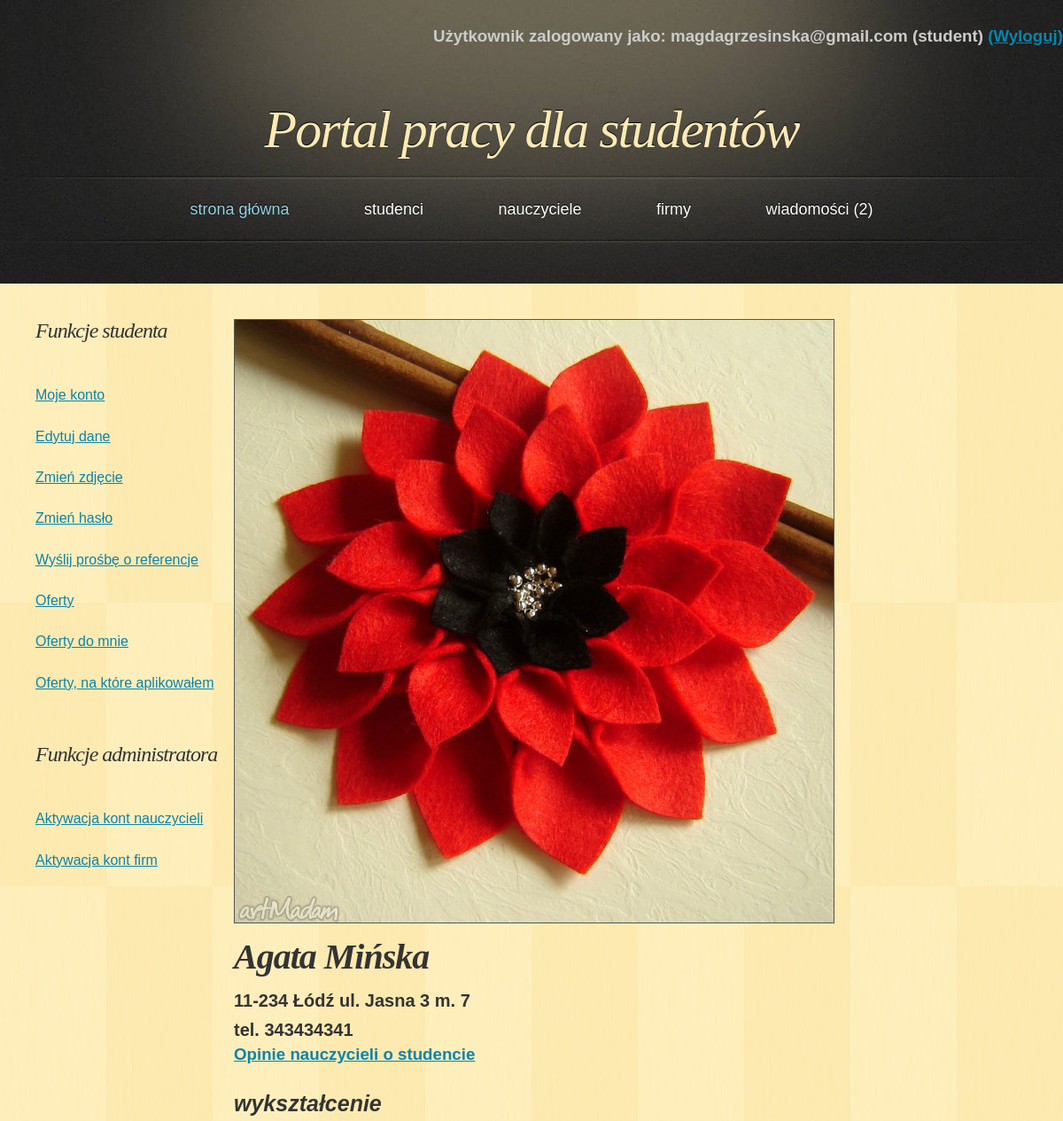
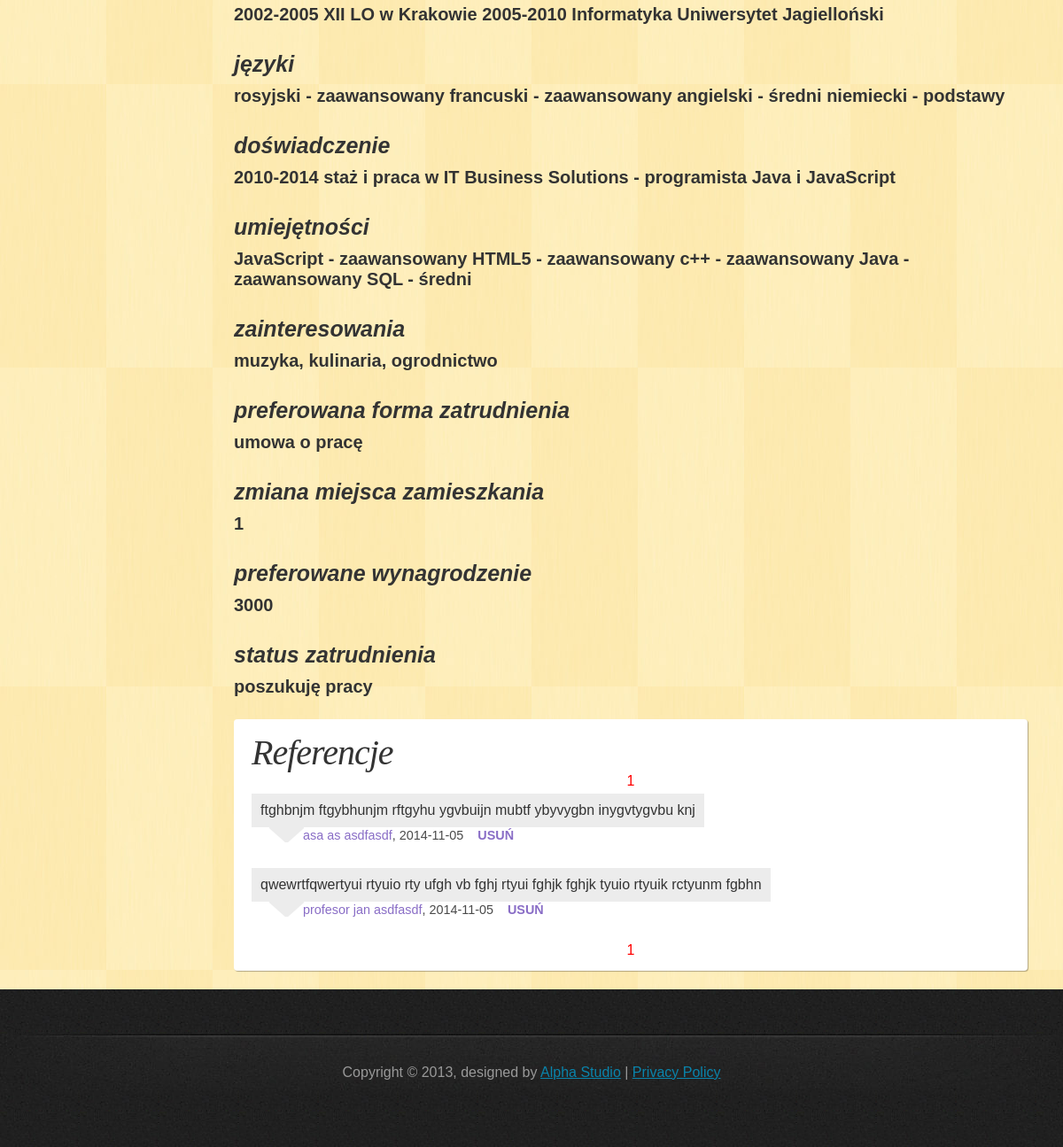
The page /PortalPracy/php/profile_student.php (signed in) on the database its author committed (2 pictures, top to bottom).
### tables this page shows
CREATE TABLE IF NOT EXISTS `student` (
  `student_id` int(11) NOT NULL AUTO_INCREMENT,
  `name` varchar(45) NOT NULL,
  `last_name` varchar(45) NOT NULL,
  `address` varchar(50) NOT NULL,
  `telephone` varchar(11) NOT NULL,
  `e_mail` varchar(50) NOT NULL,
  `password` varchar(100) NOT NULL,
  `education` text NOT NULL,
  `languages` text NOT NULL,
  `experience` text NOT NULL,
  `skills` text NOT NULL,
  `interest` text NOT NULL,
  `employment_form` text NOT NULL,
  `change_of_residence` tinyint(1) NOT NULL,
  `salary` float NOT NULL,
  `status` text NOT NULL,
  `account_creation_date` date NOT NULL,
  `is_admin` tinyint(1) NOT NULL DEFAULT '0',
  `photoname` varchar(30) NOT NULL,
  PRIMARY KEY (`student_id`)
);

CREATE TABLE IF NOT EXISTS `references` (
  `references_id` int(11) NOT NULL AUTO_INCREMENT,
  `student_id` int(11) NOT NULL,
  `teacher_id` int(11) NOT NULL,
  `content` text NOT NULL,
  `date` date NOT NULL,
  PRIMARY KEY (`references_id`),
  KEY `student_id` (`student_id`,`teacher_id`),
  KEY `teacher_id` (`teacher_id`)
);

CREATE TABLE IF NOT EXISTS `teacher` (
  `teacher_id` int(11) NOT NULL AUTO_INCREMENT,
  `name` varchar(45) NOT NULL,
  `last_name` varchar(45) NOT NULL,
  `academic_degree` varchar(45) NOT NULL,
  `telephone` int(11) NOT NULL,
  `e_mail` varchar(50) NOT NULL,
  `password` varchar(100) NOT NULL,
  `active` tinyint(1) NOT NULL,
  `account_creation_date` date NOT NULL,
  PRIMARY KEY (`teacher_id`)
);

### PortalPracy/php/classDatabase.php (called while the page is built, shortened)
<?php
class Database {
    private $db;
    function __construct() {
        $this->server = 'localhost';
        $this->user = 'root';
        $this->password = '';
        $this->basename = 'data_base';
        $this->db = new mysqli($this->server, $this->user, $this->password, $this->basename);
        if ($this->db->connect_error) {
            die('Blad polaczenia z baza danych (' . $this->db->connect_errno . ') ' . $this->db->connect_error);
        } else {
            $this->db->query("SET NAMES 'utf8'");
        }
    }
    function get_student_data($id) {
        if ($result = $this->db->query("SELECT * FROM `student` WHERE `student_id`='$id'")) {
            if ($result->num_rows == 0) {
                return false;
            } else {
                $obj = $result->fetch_object();
                $array = array();
                $array['name'] = $obj->name;
                $array['last_name'] = $obj->last_name;
                $array['address'] = $obj->address;
                $array['telephone'] = $obj->telephone;
                $array['education'] = $obj->education;
                $array['languages'] = $obj->languages;
                $array['experience'] = $obj->experience;
                $array['skills'] = $obj->skills;
                $array['interest'] = $obj->interest;
                $array['employment_form'] = $obj->employment_form;
                $array['change_of_residence'] = $obj->change_of_residence;
                $array['salary'] = $obj->salary;
                $array['status'] = $obj->status;
                $array['photoname'] = $obj->photoname;
                return $array;
            }
        }
    }
    function get_student_number() {
        if ($result = $this->db->query("SELECT * FROM `student`")) {
            $all = $result->num_rows;
        }
        return $all;
    }
    function get_references_list($start, $onpage, $student_id) {
        if ($result = $this->db->query("SELECT * FROM `references` r JOIN `teacher` t ON r.`teacher_id`=t.`teacher_id` WHERE `student_id`=$student_id ORDER BY `date` DESC, `references_id` DESC LIMIT $start, $onpage")) {
            return $result;
        }
    }
    function get_references_number($student_id) {
        if ($result = $this->db->query("SELECT * FROM `references` WHERE `student_id`=$student_id")) {
            $all_refs = $result->num_rows;
        }
        return $all_refs;
    }
}

### PortalPracy/php/profile_student.php (the view, shortened to what this page needs)
<!DOCTYPE html>
<html>
    <head>
        <link href="../css/style.css" rel="stylesheet" type="text/css" />
    </head>
    <body>
        <div id="header">
            <?php
            include_once 'classPage.php';
            $page = new Page;
            $page->dologinfo();
            ?>
            <h1><a href="index.php">Portal pracy dla studentów</a></h1>
        </div>
        <?php
        $page->domenu();
        ?>
        <div id="main">
            <div id="content">
                <?php
                if (isset($_SESSION['name'])) {
                    include_once 'classDatabase.php';
                    $db = new Database();
                    if (!isset($_GET["id"])) {
                        if ($_SESSION['usertype'] == 'student') {
                            $id = $_SESSION['id'];
                        } else {
                            $id = -1;
                        }
                    } else {
                        $id = $_GET['id'];
                    }
                    $allstudents = $db->get_student_number();
                    if ($id > $allstudents or $id == -1) {
                        echo "<h3>niepoprawny numer studenta</h3>";
                    } else {
                        $data = $db->get_student_data($id);
                        if($data == false) {
                            echo "<h3>Niepoprawny numer studenta (konto może być usunięte)</h3>";
                        } else {
                            echo "<div id='profile_description'>";
                            echo "<img src='../galery_student/" . $data['photoname'] . "' class='photo'/>";
                            echo "<h2 class='datas_list_name'>" . $data['name'] . " " . $data['last_name'] . "</h2>";
                            echo "<h3 class='datas_list'>" . $data['address'] . "</h3>";
                            echo "<h3 class='datas_list'>tel. " . $data['telephone'] . "</h3>";
                            echo "<h3><a href=#references>Opinie nauczycieli o studencie</a></h3>";
                            echo "<h3 class='datas_list2'>wykształcenie</h3>";
                            echo "<h3 class='datas_list'>" . $data['education'] . "</h3>";
                            echo "<h3 class='datas_list2'>języki</h3>";
                            echo "<h3 class='datas_list'>" . $data['languages'] . "</h3>";
                            echo "<h3 class='datas_list2'>doświadczenie</h3>";
                            echo "<h3 class='datas_list'>" . $data['experience'] . "</h3>";
                            echo "<h3 class='datas_list2'>umiejętności</h3>";
                            echo "<h3 class='datas_list'>" . $data['skills'] . "</h3>";
                            echo "<h3 class='datas_list2'>zainteresowania</h3>";
                            echo "<h3 class='datas_list'>" . $data['interest'] . "</h3>";
                            echo "<h3 class='datas_list2'>preferowana forma zatrudnienia</h3>";
                            echo "<h3 class='datas_list'>" . $data['employment_form'] . "</h3>";
                            echo "<h3 class='datas_list2'>zmiana miejsca zamieszkania</h3>";
                            echo "<h3 class='datas_list'>" . $data['change_of_residence'] . "</h3>";
                            echo "<h3 class='datas_list2'>preferowane wynagrodzenie</h3>";
                            echo "<h3 class='datas_list'>" . $data['salary'] . "</h3>";
                            echo "<h3 class='datas_list2'>status zatrudnienia</h3>";
                            echo "<h3 class='datas_list'>" . $data['status'] . "</h3>";
                            echo "</div>";
                            echo "<div id='references'>";
                            echo "<h2>Referencje</h2>";
                                ?>
                                <?php
                            $onpage = 2;
                            $all = $db->get_references_number($id);
                            $start = $page->dopaging($onpage, $all, "profile_student.php?id=$id&amp;");
                            $result = $db->get_references_list($start, $onpage, $id);
                            echo "<div id='shown_references'>";
                            while ($obj = $result->fetch_object()) {
                                include_once 'classReference.php';
                                $ref = Reference::make_new_to_display($obj->references_id,$obj->teacher_id, $obj->name, $obj->last_name, $obj->academic_degree, $obj->date, $obj->content);
                                echo $ref->display();
                            }
                            echo "</div>";
                            echo "</div>";
                        }
                    }
                }
                ?>
            </div>
            <div id="sidebar">
            </div>
            <div class="clearing">&nbsp;</div>
        </div>
    </body>
</html>

### PortalPracy/php/classReference.php (shortened to what this page needs)
<?php
include_once 'classDatabase.php';
class Reference {
    private $teacher_name;
    private $teacher_last_name;
    private $teacher_id;
    private $date;
    private $content;
    private $teacher_degree;
    private $reference_id;
    public static function make_new_to_display($reference_id, $teacher_id, $teacher_name, $teacher_last_name, $teacher_degree, $date, $content) {
        $obj = new Reference();
        $obj->set_reference_id($reference_id);
        $obj->set_teacher_id($teacher_id);
        $obj->set_teacher_name($teacher_name);
        $obj->set_teacher_last_name($teacher_last_name);
        $obj->set_teacher_degree($teacher_degree);
        $obj->set_date($date);
        $obj->set_content($content);
        return $obj;
    }
    function display() {
        $string = '';
        $string.= "<div class='commentbox' id='commentbox".$this->reference_id."'>";
        $string.= $this->content;
        $string.= "</div>";
        $string.= "<div class='commentfooter'>";
        $string.= "<a href='profile_teacher.php?id=" . $this->teacher_id . "'>" . $this->teacher_degree . " " . $this->teacher_name . " " . $this->teacher_last_name . "</a>, ";
        $string.= $this->date;
        if (isset($_SESSION['admin'])) {
            $string.="&nbsp;&nbsp;&nbsp; <a id='delete".$this->reference_id."' class='conspicuous' onclick='delete_reference(" . $this->reference_id . ")'>USUŃ</a>";
        }
        $string.= "</div>";
        return $string;
    }
    public function set_teacher_id($teacher_id) {
        $this->teacher_id = $teacher_id;
    }
    public function set_teacher_name($teacher_name) {
        $this->teacher_name = $teacher_name;
    }
    public function set_teacher_last_name($teacher_last_name) {
        $this->teacher_last_name = $teacher_last_name;
    }
    public function set_teacher_degree($teacher_degree) {
        $this->teacher_degree = $teacher_degree;
    }
    public function set_date($date) {
        $this->date = $date;
    }
    public function set_content($content) {
        $this->content = $content;
    }
    public function set_reference_id($reference_id) {
        $this->reference_id = $reference_id;
    }
}

### PortalPracy/css/style.css (style rules this page uses)
* { margin: 0; padding: 0; }
body { font: 16px "Trebuchet MS", Arial, Helvetica, sans-serif; color: #333333; background: #202020 url('../images/bg.jpg'); }
h1, h2 { font-family: Georgia, Times, serif; font-weight: normal; font-style: italic; }
h1 { font-size: 3em; letter-spacing: -2px; }
h2 { font-size: 2.5em; letter-spacing: -1px; }
a { text-decoration: underline; color: #0A84AC; }
img { border: 1px solid #555555; }
#header, #menu, #footer { margin: 0 auto; width: 1200px; }
#header { height: 197px; background: #202020 url('../images/header.jpg'); }
#header h1 { font-size: 60px; text-align: center; text-shadow: 0px -1px 1px #000000; color: #FDEAB5; padding-top: 60px; }
#header h1 a { text-decoration: none; color: #FDEAB5; }
#main { width: 1120px; margin: 0 auto 50px auto; padding: 40px 40px 0 40px; background: #FEEBB2 url('../images/main.jpg'); }
#content { float: right; width: 80%; padding: 0 0 20px 0; }
#sidebar { float: left; width: 20%; padding: 0 0 20px 0; }
.clearing { clear: both; height: 1px; overflow: hidden; }
.conspicuous { color: crimson; text-transform: uppercase; font-weight: bold; }
.datas_list { font-size: 20px; margin-top: 10px; margin-bottom: 5px; }
.datas_list2 { font-size: 25px; font-style: italic; margin-top: 30px; margin-bottom: 10px; }
.datas_list_name { font-size: 40px; font-weight: bold; margin-top: 10px; margin-bottom: 15px; }
#references, #comments { display: block; width: 100%; background: #fff; padding: 14px 20px; -webkit-border-radius: 4px; -moz-border-radius: 4px; border-radius: 4px; -webkit-box-shadow: 1px 1px 1px rgba(0,0,0,0.3); -moz-box-shadow: 1px 1px 1px rgba(0,0,0,0.3); box-shadow: 1px 1px 1px rgba(0,0,0,0.3); box-sizing: border-box; margin-top: 25px; }
#references a, #comments a { color: #896dc6; text-decoration: none; }
.commentbox { background-color: #ececec; padding: 10px; margin-top: 5px; width: max-content; }
.commentfooter { background: url(../images/arrow.gif) 20px 0 no-repeat; padding-left: 58px; padding-top: 1px; margin-bottom: 2em; font-size: 90%; color: #4A4A4A; }

### rows shown on the page
student: photoname (picture), name "Agata", last_name "Mińska", address "11-234 Łódź ul. Jasna 3 m. 7", telephone "343434341", education "2002-2005 XII LO w Krakowie 2005-2010 Informatyka Uniwersytet Jagielloński", languages "rosyjski - zaawansowany francuski - zaawansowany angielski - średni niemiecki - podstawy", experience "2010-2014 staż i praca w IT Business Solutions - programista Java i JavaScript", skills "JavaScript - zaawansowany HTML5 - zaawansowany c++ - zaawansowany Java - zaawansowany SQL - średni", interest "muzyka, kulinaria, ogrodnictwo", employment_form "umowa o pracę", change_of_residence "1", salary "3000", status "poszukuję pracy"
references: display "ftghbnjm ftgybhunjm rftgyhu ygvbuijn mubtf ybyvygbn inygvtygvbu knj 2014-11-05", teacher.academic_degree "asa", teacher.name "as", teacher.last_name "asdfasdf"
references: display "qwewrtfqwertyui rtyuio rty ufgh vb fghj rtyui fghjk fghjk tyuio rtyuik rctyunm fgbhn 2014-11-05", teacher.academic_degree "profesor", teacher.name "jan", teacher.last_name "asdfasdf"

### other values the page prints
$_SESSION['name'] "magdagrzesinska@gmail.com"
$_SESSION['usertype'] "student"
$num_mes "2"
